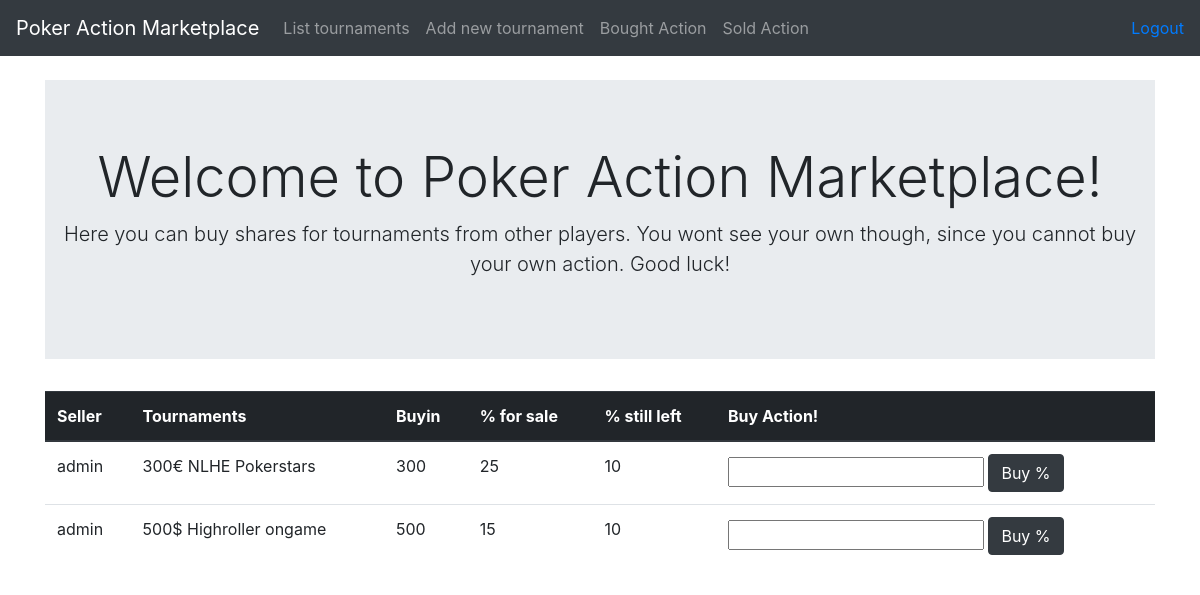
Screenshot of /tournaments/ (signed in) with the database file from the repository.
### application/tournamentPackages/models.py (models this page shows, shortened)
class TournamentPackage(Base):
    tournament = db.Column(db.String(144), nullable=False)
    buyin = db.Column(db.Integer, nullable=False)
    pcttobesold = db.Column(db.Integer, nullable=False)
    pctleft = db.Column(db.Integer, nullable=False)
    account_id = db.Column(db.Integer, db.ForeignKey('account.id'), nullable=False)
    def __init__(self, tournament, buyin, pcttobesold):
        self.tournament = tournament
        self.buyin = buyin
        self.pcttobesold = pcttobesold
        self.pctleft = pcttobesold
        self.user = ''
        self.userid = ''
    @staticmethod
    def join_account_on_tournaments():
        stmt = text("SELECT * FROM tournament_package"
                    " LEFT JOIN account on tournament_package.account_id = account.id")
        res = db.engine.execute(stmt)
        tournaments = []
        for row in res:
            tournament = TournamentPackage(row[3], row[4], row[5])
            tournament.user = row[-2]
            tournament.id = row[0]
            tournament.userid = row[7]
            tournament.pctleft = row[6]
            if tournament.userid == current_user.id:
                continue
            tournaments.append(tournament)
        tournaments.sort(key=lambda x: x.user, reverse=True)
        return tournaments

### application/tournamentPackages/views.py (the view)
@app.route('/tournaments/', methods=['GET'])
@login_required(role="USER")
def tournaments_index():
    tournaments = TournamentPackage.join_account_on_tournaments()
    return render_template('tournaments/list.html', tournaments = tournaments)

### application/__init__.py (called while the page is built)
def login_required(role="ANY"):
    def wrapper(fn):
        @wraps(fn)
        def decorated_view(*args, **kwargs):
            if not current_user:
                return login_manager.unauthorized()
            if not current_user.is_authenticated:
                return login_manager.unauthorized()
            unauthorized = False
            if role != "ANY":
                unauthorized = True
                for user_role in current_user.role():
                    if user_role == role:
                        unauthorized = False
                        break
            if unauthorized:
                return login_manager.unauthorized()
            return fn(*args, **kwargs)
        return decorated_view
    return wrapper

@login_manager.user_loader
def load_user(user_id):
    return User.query.get(user_id)

### application/auth/models.py (called while the page is built)
    def role(self):
        if self.name == 'admin':
            return ['ADMIN', 'USER']
        else:
            return['USER']

### application/templates/tournaments/list.html (shortened to what this page needs)
{% extends "layout.html" %}
{% block body %}
<div class="jumbotron jumbotron-fluid">
  <div class="container">
    <h1 class="display-4" align=center>Welcome to Poker Action Marketplace!</h1>
    <p class="lead" align=center>Here you can buy shares for tournaments from other players. You wont see your own though, since you cannot buy your own action. Good luck!</p>
  </div>
</div>
<table class="table">
  <thead class="thead-dark">
  <th scope="col">Seller</th>
  <th scope="col">Tournaments</th>
  <th scope="col">Buyin</th>
  <th scope="col">% for sale</th>
  <th scope="col">% still left</th>
  <th scope="col">Buy Action!</th>
  </thead>
  {% for tournament in tournaments %}
  <tr>
    <td>{{ tournament.user }}</td>
    <td>{{ tournament.tournament }}</td>
    <td>{{ tournament.buyin }}</td>
    <td>{{ tournament.pcttobesold }}</td>
    <td>{{ tournament.pctleft }}</td>
    {% if tournament.pctleft == 0 %}
    <td><button class="btn btn-dark">All sold!</button></td>
    {% else %}
    <td><form method="POST", action="{{ url_for('tournaments_buy_percentage', tournament_id = tournament.id) }}">
      <input name="text">
      <input type="submit", value='Buy %' class="btn btn-dark">
    </form></td>
    {% endif %}
  </tr>
{% endfor %}
</table>
{% endblock %}

### rows the page displays
TournamentPackage: user "admin", tournament "300€ NLHE Pokerstars", buyin "300", pcttobesold "25", pctleft "10"
TournamentPackage: user "admin", tournament "500$ Highroller ongame", buyin "500", pcttobesold "15", pctleft "10"
